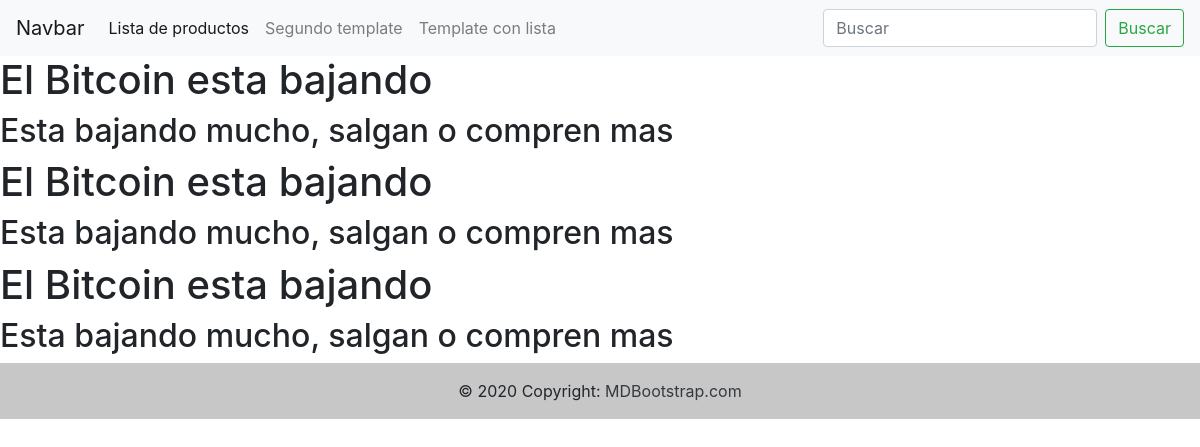
/articles/list-articles/, run on an earlier commit of the app's database.
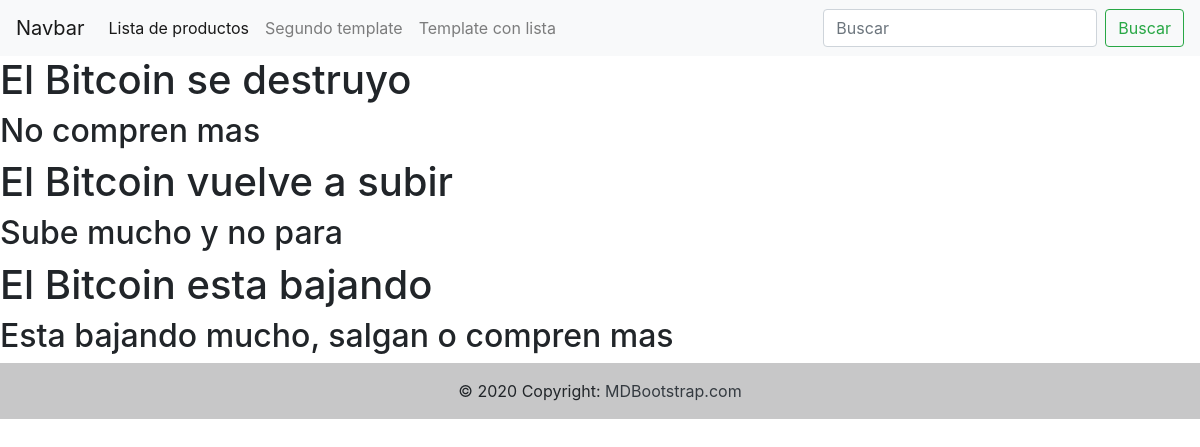
And on a later commit of the database.
### blog/models.py (models this page shows, shortened)
class Articles(models.Model):
    title = models.CharField(max_length=400)
    description = models.CharField(max_length=1000)
    creation_date = models.DateField(auto_now_add=True)
    author = models.CharField(max_length=40)
    class Meta:
        verbose_name = 'Article'
        verbose_name_plural = 'Articles'

### blog/views.py (the view)
# urls.py: path('list-articles/', List_articles.as_view(), name = 'list_articles'), #AL usar clas agregamos el .as_view
class List_articles(ListView):
    model = Articles
    template_name = 'articles/list_articles.html'

### templates/articles/list_articles.html (shortened to what this page needs)
{% extends 'base.html' %}
{% block contenido_que_cambia %}
    {% for article in object_list %}
        <h1>{{article.title}}</h1>
        <h2>{{article.description}}</h2>
    {% endfor %}
{% endblock %}

### templates/base.html (shortened to what this page needs)
<!DOCTYPE html>
<html lang="en">
<head>
    <link rel="stylesheet" href="https://cdn.jsdelivr.net/npm/bootstrap@4.6.2/dist/css/bootstrap.min.css"
>
</head>
<body>
    <nav class="navbar navbar-expand-lg navbar-light bg-light">
        <a class="navbar-brand" href="#">Navbar</a>
        <div class="collapse navbar-collapse" id="navbarSupportedContent">
            <ul class="navbar-nav mr-auto">
                <li class="nav-item active">
                    <a class="nav-link" href="/products/list-products/">Lista de productos </a>
                </li>
                <li class="nav-item">
                    <a class="nav-link" href="/segundo-template/">Segundo template</a>
                </li>
                <li class="nav-item">
                    <a class="nav-link" href="/template-con-lista/">Template con lista</a>
                </li>
            </ul>
            <form class="form-inline my-2 my-lg-0" action="/products/search-products/"  method="GET">
                <input class="form-control mr-sm-2" type="search" placeholder="Buscar" aria-label="Search" name="search">
                <button class="btn btn-outline-success my-2 my-sm-0" type="submit">Buscar</button>
            </form>
        </div>
    </nav>
    {% block contenido_que_cambia %}{% endblock %}
    <footer class="bg-light text-center text-lg-start">
        <div class="text-center p-3" style="background-color: rgba(0, 0, 0, 0.2);">
            © 2020 Copyright:
            <a class="text-dark" href="https://mdbootstrap.com/">MDBootstrap.com</a>
        </div>
    </footer>
</body>
</html>

What changed in the data, as far as the page shows it:
changed Articles: title "El Bitcoin esta bajando" → "El Bitcoin se destruyo"; description "Esta bajando mucho, salgan o compren mas" → "No compren mas"
changed Articles: title "El Bitcoin esta bajando" → "El Bitcoin vuelve a subir"; description "Esta bajando mucho, salgan o compren mas" → "Sube mucho y no para"
